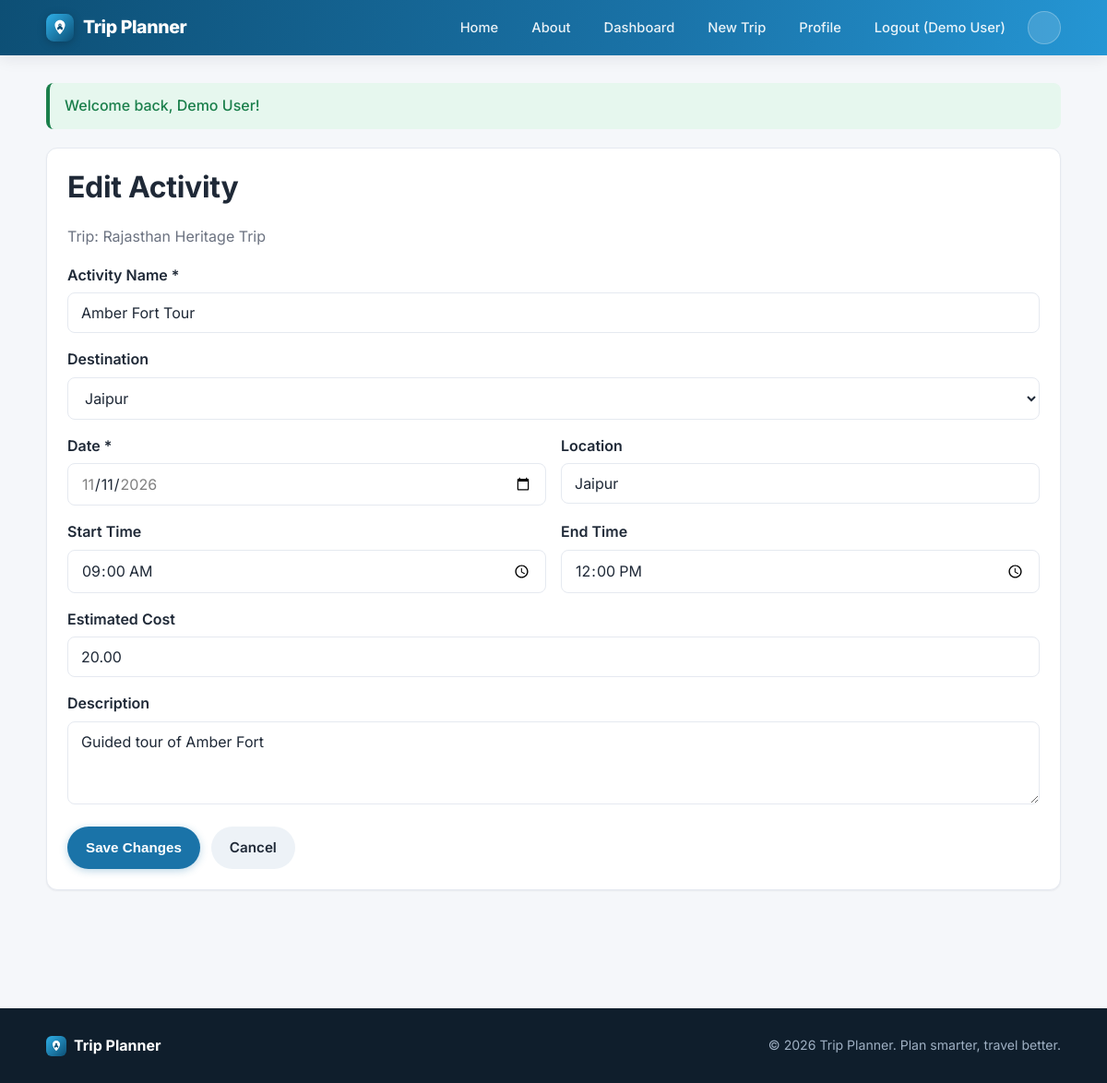
Page /edit-activity.php?id=1 (signed in) on the committed database.
### tables this page shows
CREATE TABLE users (
    id INT UNSIGNED AUTO_INCREMENT PRIMARY KEY,
    name VARCHAR(100) NOT NULL,
    email VARCHAR(150) NOT NULL UNIQUE,
    password_hash VARCHAR(255) NOT NULL,
    role ENUM('user','admin') NOT NULL DEFAULT 'user',
    status ENUM('active','inactive') NOT NULL DEFAULT 'active',
    created_at TIMESTAMP DEFAULT CURRENT_TIMESTAMP,
    updated_at TIMESTAMP DEFAULT CURRENT_TIMESTAMP ON UPDATE CURRENT_TIMESTAMP,
    INDEX idx_users_email (email),
    INDEX idx_users_role (role)
);

CREATE TABLE activities (
    id INT UNSIGNED AUTO_INCREMENT PRIMARY KEY,
    trip_id INT UNSIGNED NOT NULL,
    destination_id INT UNSIGNED DEFAULT NULL,
    name VARCHAR(150) NOT NULL,
    description TEXT,
    location VARCHAR(255) DEFAULT NULL,
    activity_date DATE NOT NULL,
    start_time TIME DEFAULT NULL,
    end_time TIME DEFAULT NULL,
    estimated_cost DECIMAL(10,2) NOT NULL DEFAULT 0.00,
    created_at TIMESTAMP DEFAULT CURRENT_TIMESTAMP,
    CONSTRAINT fk_activities_trip FOREIGN KEY (trip_id) REFERENCES trips(id) ON DELETE CASCADE,
    CONSTRAINT fk_activities_destination FOREIGN KEY (destination_id) REFERENCES destinations(id) ON DELETE SET NULL,
    INDEX idx_activities_trip (trip_id),
    INDEX idx_activities_date (activity_date)
);

CREATE TABLE trips (
    id INT UNSIGNED AUTO_INCREMENT PRIMARY KEY,
    user_id INT UNSIGNED NOT NULL,
    name VARCHAR(150) NOT NULL,
    description TEXT,
    cover_image VARCHAR(255) DEFAULT NULL,
    notes TEXT,
    start_date DATE NOT NULL,
    end_date DATE NOT NULL,
    status ENUM('planned','ongoing','completed','cancelled') NOT NULL DEFAULT 'planned',
    created_at TIMESTAMP DEFAULT CURRENT_TIMESTAMP,
    updated_at TIMESTAMP DEFAULT CURRENT_TIMESTAMP ON UPDATE CURRENT_TIMESTAMP,
    CONSTRAINT fk_trips_user FOREIGN KEY (user_id) REFERENCES users(id) ON DELETE CASCADE,
    INDEX idx_trips_user (user_id),
    INDEX idx_trips_status (status)
);

CREATE TABLE destinations (
    id INT UNSIGNED AUTO_INCREMENT PRIMARY KEY,
    trip_id INT UNSIGNED NOT NULL,
    name VARCHAR(150) NOT NULL,
    country VARCHAR(100) NOT NULL,
    location VARCHAR(255) DEFAULT NULL,
    notes TEXT,
    arrival_date DATE NOT NULL,
    departure_date DATE NOT NULL,
    sort_order INT UNSIGNED NOT NULL DEFAULT 0,
    created_at TIMESTAMP DEFAULT CURRENT_TIMESTAMP,
    CONSTRAINT fk_destinations_trip FOREIGN KEY (trip_id) REFERENCES trips(id) ON DELETE CASCADE,
    INDEX idx_destinations_trip (trip_id)
);

### includes/auth.php (called while the page is built, shortened)
<?php
require_once __DIR__ . '/functions.php';
function isLoggedIn(): bool
{
    return !empty($_SESSION['user_id']);
}
function currentUser(): ?array
{
    static $user = null;
    if ($user === null) {
        $pdo = getDB();
        $stmt = $pdo->prepare('SELECT id, name, email, role, status FROM users WHERE id = ?');
        $stmt->execute([$_SESSION['user_id']]);
        $user = $stmt->fetch() ?: null;
    }
    return $user;
}
function requireLogin(): array
{
    $user = currentUser();
    return $user;
}

### includes/functions.php (called while the page is built, shortened)
<?php
function e(?string $value): string
{
    return htmlspecialchars($value ?? '', ENT_QUOTES, 'UTF-8');
}
function flash(string $key, ?string $message = null)
{
    if (!empty($_SESSION['flash'][$key])) {
        $msg = $_SESSION['flash'][$key];
        return $msg;
    }
    return null;
}

### edit-activity.php (the view, shortened to what this page needs)
<?php
require_once __DIR__ . '/includes/auth.php';
$user = requireLogin();
$actId = (int)($_GET['id'] ?? $_POST['id'] ?? 0);
$pdo = getDB();
$stmt = $pdo->prepare('
  SELECT a.*, t.user_id, t.start_date as trip_start, t.end_date as trip_end, t.name as trip_name
  FROM activities a JOIN trips t ON t.id = a.trip_id
  WHERE a.id = ?
');
$stmt->execute([$actId]);
$act = $stmt->fetch();
$tripId = (int)$act['trip_id'];
$stmt = $pdo->prepare('SELECT id, name FROM destinations WHERE trip_id = ? ORDER BY sort_order');
$stmt->execute([$tripId]);
$destinations = $stmt->fetchAll();
$name = $act['name'];
$description = $act['description'];
$location = $act['location'];
$destination_id = $act['destination_id'] ?? '';
$activity_date = $act['activity_date'];
$start_time = $act['start_time'];
$end_time = $act['end_time'];
$estimated_cost = $act['estimated_cost'];
require_once __DIR__ . '/includes/header.php';
?>
<div class="card">
  <h1 class="mt-0">Edit Activity</h1>
  <p class="text-muted">Trip: <?= e($act['trip_name']) ?></p>
  <form method="post" action="<?= BASE_URL ?>/edit-activity.php?id=<?= $actId ?>" novalidate data-validate>
    <div class="form-group">
      <label for="name">Activity Name *</label>
      <input type="text" id="name" name="name" required maxlength="150" value="<?= e($name) ?>">
    </div>
    <div class="form-group">
      <label for="destination_id">Destination</label>
      <select id="destination_id" name="destination_id">
        <?php foreach ($destinations as $d): ?>
          <option value="<?= (int)$d['id'] ?>" <?= (string)$destination_id === (string)$d['id'] ? 'selected' : '' ?>><?= e($d['name']) ?></option>
        <?php endforeach; ?>
      </select>
    </div>
    <div class="form-row">
      <div class="form-group">
        <label for="activity_date">Date *</label>
        <input type="date" id="activity_date" name="activity_date" required min="<?= e($act['trip_start']) ?>" max="<?= e($act['trip_end']) ?>" value="<?= e($activity_date) ?>">
      </div>
      <div class="form-group">
        <label for="location">Location</label>
        <input type="text" id="location" name="location" maxlength="255" value="<?= e($location) ?>">
      </div>
    </div>
    <div class="form-row">
      <div class="form-group">
        <label for="start_time">Start Time</label>
        <input type="time" id="start_time" name="start_time" value="<?= e(substr((string)$start_time,0,5)) ?>">
      </div>
      <div class="form-group">
        <label for="end_time">End Time</label>
        <input type="time" id="end_time" name="end_time" value="<?= e(substr((string)$end_time,0,5)) ?>">
      </div>
    </div>
    <div class="form-group">
      <label for="estimated_cost">Estimated Cost</label>
      <input type="number" id="estimated_cost" name="estimated_cost" min="0" step="0.01" value="<?= e((string)$estimated_cost) ?>">
    </div>
    <div class="form-group">
      <label for="description">Description</label>
      <textarea id="description" name="description"><?= e($description) ?></textarea>
    </div>
    <div class="btn-row">
      <button type="submit" class="btn btn-primary">Save Changes</button>
      <a class="btn btn-secondary" href="<?= BASE_URL ?>/trip-details.php?id=<?= $tripId ?>">Cancel</a>
    </div>
  </form>
</div>
<?php require_once __DIR__ . '/includes/footer.php'; ?>

### includes/header.php (shortened to what this page needs)
<?php
require_once __DIR__ . '/functions.php';
require_once __DIR__ . '/icons.php';
$user = function_exists('currentUser') ? currentUser() : null;
?>
<!DOCTYPE html>
<html lang="en">
<head>
<link rel="stylesheet" href="<?= BASE_URL ?>/assets/css/style.css">
</head>
<body>
<header class="site-header">
  <div class="container header-inner">
    <a class="logo" href="<?= BASE_URL ?>/index.php"><img src="<?= BASE_URL ?>/assets/images/logo.svg" width="30" height="30" alt=""> Trip Planner</a>
    <nav class="main-nav" aria-label="Main navigation">
      <ul id="navLinks" class="nav-links">
        <li><a href="<?= BASE_URL ?>/index.php">Home</a></li>
        <li><a href="<?= BASE_URL ?>/about.php">About</a></li>
        <?php if ($user): ?>
          <li><a href="<?= BASE_URL ?>/dashboard.php">Dashboard</a></li>
          <li><a href="<?= BASE_URL ?>/create-trip.php">New Trip</a></li>
          <li><a href="<?= BASE_URL ?>/profile.php">Profile</a></li>
          <li><a href="<?= BASE_URL ?>/logout.php">Logout (<?= e($user['name']) ?>)</a></li>
        <?php else: ?>
          <li><a href="<?= BASE_URL ?>/login.php">Login</a></li>
          <li><a href="<?= BASE_URL ?>/register.php">Register</a></li>
        <?php endif; ?>
        <li><button type="button" id="themeToggle" class="theme-toggle" aria-label="Toggle dark mode" title="Toggle dark mode"><?= icon('moon', 'theme-icon-dark') ?><?= icon('sun', 'theme-icon-light') ?></button></li>
      </ul>
    </nav>
  </div>
</header>
<main class="container main-content">
<?php
$ok  = flash('success');
if ($err): ?>
<?php endif;
if ($ok): ?>
  <div class="alert alert-success" role="alert"><?= e($ok) ?></div>
<?php endif; ?>

### assets/css/style.css (style rules this page uses)
:root { --primary: #1a73a8; --primary-dark: #0d4f75; --primary-light: #2596d4; --accent: #f6a821; --accent-dark: #d98a0e; --bg: #f5f7fa; --card-bg: #ffffff; --text: #1f2937; --muted: #6b7280; --border: #e5e9f0; --success: #1a7f4b; --success-bg: #e6f7ee; --error: #b3261e; --error-bg: #fce9e8; --radius: 12px; --radius-sm: 8px; --shadow-sm: 0 1px 2px rgba(16,24,40,0.06); --shadow-md: 0 4px 16px rgba(16,24,40,0.08); --shadow-lg: 0 12px 32px rgba(16,24,40,0.12); font-size: 16px; }
* { box-sizing: border-box; }
body { margin: 0; font-family: 'Inter', -apple-system, BlinkMacSystemFont, "Segoe UI", Roboto, Helvetica, Arial, sans-serif; background: var(--bg); color: var(--text); line-height: 1.6; -webkit-font-smoothing: antialiased; }
.container { max-width: 1140px; margin: 0 auto; padding: 0 20px; }
a { color: var(--primary); text-decoration: none; transition: color .15s ease; }
h1, h2, h3 { line-height: 1.25; font-weight: 700; letter-spacing: -0.01em; }
.site-header { background: linear-gradient(100deg, var(--primary-dark), var(--primary) 60%, var(--primary-light)); color: #fff; position: sticky; top: 0; z-index: 10; box-shadow: var(--shadow-md); backdrop-filter: saturate(1.1); }
.header-inner { display: flex; align-items: center; justify-content: space-between; padding: 12px 20px; }
.logo { color: #fff; font-weight: 800; font-size: 1.22rem; display: flex; align-items: center; gap: 10px; letter-spacing: -0.02em; }
.logo img { display: block; filter: drop-shadow(0 2px 5px rgba(0,0,0,0.2)); }
.nav-links { list-style: none; display: flex; align-items: center; gap: 4px; margin: 0; padding: 0; flex-wrap: wrap; }
.nav-links a { color: rgba(255,255,255,0.9); font-weight: 500; font-size: 0.92rem; padding: 9px 16px; border-radius: 999px; transition: background .15s ease, color .15s ease; }
.main-content { padding: 30px 20px 60px; min-height: 60vh; }
.alert { padding: 12px 16px; border-radius: var(--radius-sm); margin-bottom: 20px; font-weight: 500; border-left: 4px solid transparent; }
.alert-success { background: var(--success-bg); color: var(--success); border-left-color: var(--success); }
.card { background: var(--card-bg); border: 1px solid var(--border); border-radius: var(--radius); padding: 22px; margin-bottom: 20px; box-shadow: var(--shadow-sm); transition: box-shadow .18s ease, transform .18s ease; }
.btn { display: inline-block; padding: 11px 20px; border-radius: 999px; border: none; font-weight: 600; cursor: pointer; text-align: center; font-size: 0.95rem; transition: all .15s ease; }
.btn-primary { background: var(--primary); color: #fff; box-shadow: 0 2px 8px rgba(26,115,168,0.3); }
.btn-secondary { background: #edf2f7; color: var(--text); }
.btn-row { display: flex; gap: 12px; flex-wrap: wrap; margin-top: 12px; }
.form-group { margin-bottom: 16px; }
label { display: block; font-weight: 600; margin-bottom: 6px; }
input[type=text], input[type=email], input[type=password], input[type=date], input[type=time], input[type=number], input[type=file], textarea, select { width: 100%; padding: 11px 14px; border: 1px solid var(--border); border-radius: var(--radius-sm); font-size: 1rem; font-family: inherit; background: #fff; color: var(--text); transition: border-color .15s ease, box-shadow .15s ease; }
textarea { min-height: 90px; resize: vertical; }
.form-row { display: grid; grid-template-columns: 1fr 1fr; gap: 16px; }
.text-muted { color: var(--muted); }
.mt-0 { margin-top: 0; }
.theme-toggle { background: rgba(255,255,255,0.14); border: 1px solid rgba(255,255,255,0.25); color: #fff; width: 36px; height: 36px; border-radius: 50%; display: flex; align-items: center; justify-content: center; cursor: pointer; margin-left: 4px; }

### rows in the picture
users: name "Demo User"
activities: trip.name "Rajasthan Heritage Trip", destination_id "Jaipur", activity_date "11/11/2026", location "Jaipur", start_time "09:00", end_time "12:00", estimated_cost "20.00", description "Guided tour of Amber Fort"

### other values in the picture
$ok "Welcome back, Demo User!"
